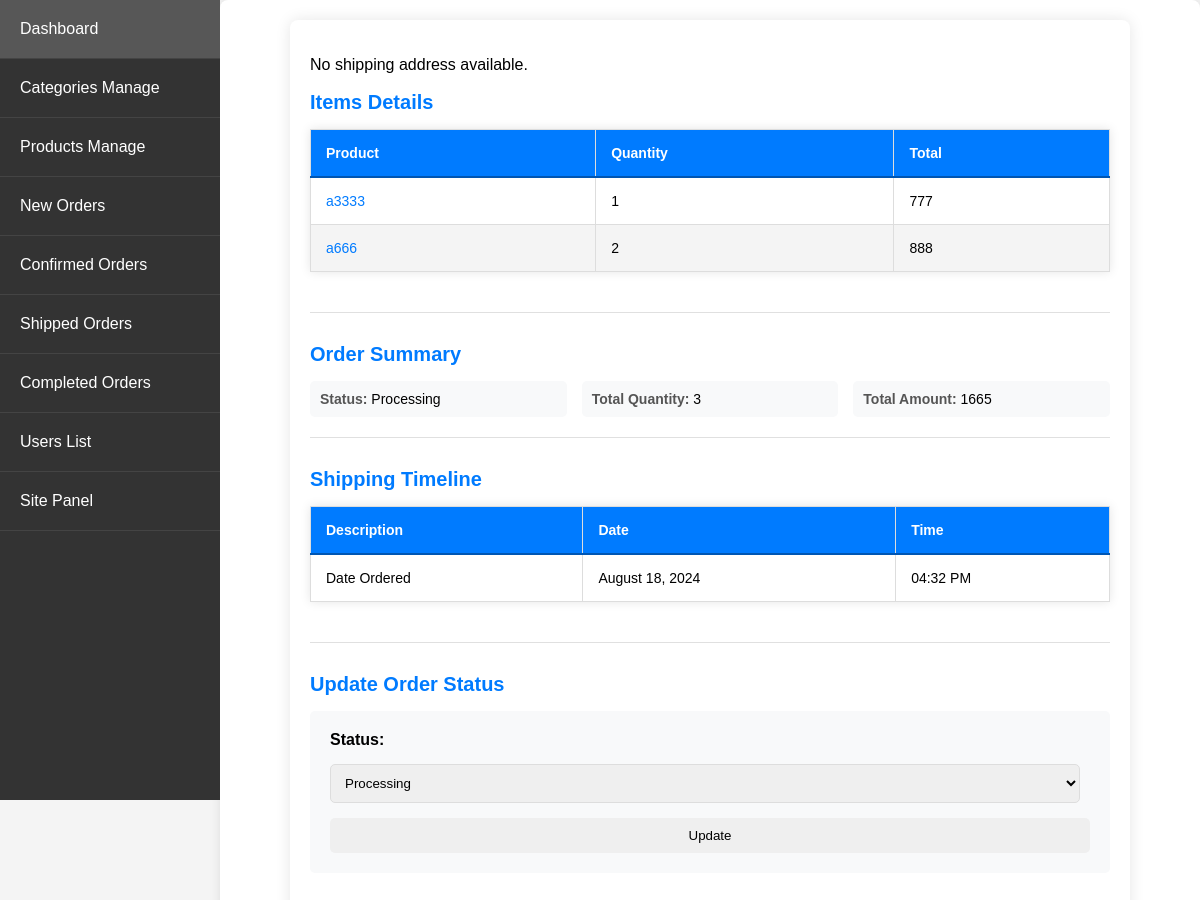
Page /admin_app/admin_app/orders/pending/101/ (signed in) on the earlier database version.
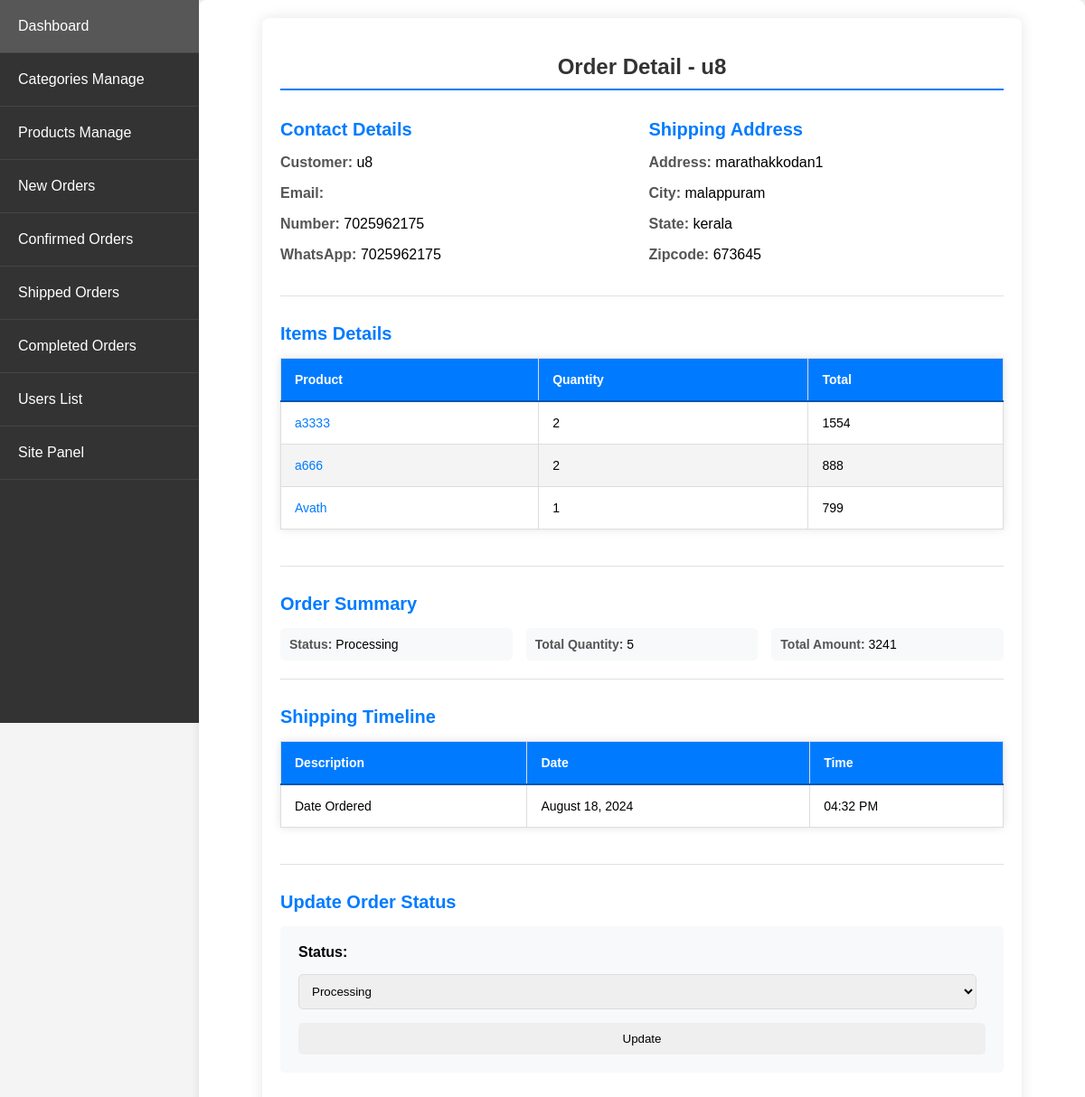
Same page on the later database version.
### store/models.py (models this page shows, shortened)
class OrderItem(models.Model):
    product = models.ForeignKey(Product, on_delete=models.SET_NULL, null=True)
    order = models.ForeignKey(Order, on_delete=models.SET_NULL, null=True)
    quantity = models.IntegerField(default=0, null=True, blank=True)
    date_added = models.DateTimeField(auto_now_add=True)
    price_at_purchase = models.DecimalField(max_digits=7, decimal_places=0, null=True, blank=True)
    @property
    def get_total(self):
        if self.price_at_purchase is None:
            self.price_at_purchase = self.product.new_price
        return self.price_at_purchase * self.quantity

class Product(models.Model):
    PRODUCT_STATUS_CHOICES = [
        ('in_stock', 'In Stock'),
        ('out_of_stock', 'Out of Stock'),
    ]
    name = models.CharField(max_length=250, unique=True)
    slug = models.SlugField(max_length=250, unique=True)
    description = models.TextField(blank=True)
    old_price = models.DecimalField(max_digits=7, blank=True, null=True, decimal_places=0)
    new_price = models.DecimalField(max_digits=7, blank=False, decimal_places=0)
    category = models.ForeignKey(Category, on_delete=models.SET_NULL, null=True)
    image_1 = models.ImageField(upload_to='product')
    image_2 = models.ImageField(upload_to='product', blank=True)
    image_3 = models.ImageField(upload_to='product', blank=True)
    video_url = models.URLField(max_length=200, blank=True)
    stock = models.IntegerField()
    status = models.CharField(max_length=20, choices=PRODUCT_STATUS_CHOICES, default='in_stock')
    active = models.BooleanField(default=True)
    new = models.BooleanField(default=True)
    created = models.DateTimeField(auto_now_add=True)
    update = models.DateField(auto_now=True)
    def get_url(self):
        return reverse('store_app:proDetail', args=[self.category.slug, self.slug])
    class Meta:
        ordering = ('name',)
        verbose_name = 'product'
        verbose_name_plural = 'products'

class Order(models.Model):
    STATUS_CHOICES = [
        ('Processing', 'Processing'),
        ('Confirmed', 'Confirmed'),
        ('Shipped', 'Shipped'),
        ('Delivered', 'Delivered')
    ]
    customer = models.ForeignKey(Customer, on_delete=models.SET_NULL, null=True, blank=True)
    date_ordered = models.DateTimeField(auto_now_add=True)
    complete = models.BooleanField(default=False)
    transaction_id = models.CharField(max_length=100, null=True)
    status = models.CharField(max_length=20, choices=STATUS_CHOICES, default='Processing')
    processing_time = models.DateTimeField(null=True, blank=True)
    confirmed_time = models.DateTimeField(null=True, blank=True)  # Add this line
    shipped_time = models.DateTimeField(null=True, blank=True)
    delivered_time = models.DateTimeField(null=True, blank=True)
    @property
    def get_cart_total(self):
        orderitems = self.orderitem_set.all()
        total = sum([item.get_total for item in orderitems])
        return total
    @property
    def get_cart_items(self):
        orderitems = self.orderitem_set.all()
        total = sum([item.quantity for item in orderitems])
        return total

class Customer(models.Model):
    user = models.OneToOneField(User, on_delete=models.CASCADE)
    name = models.CharField(max_length=200, null=True)
    contact_number = models.CharField(max_length=12, unique=True, null=True)

class ShippingAddress(models.Model):
    customer = models.ForeignKey(Customer, on_delete=models.SET_NULL, null=True)
    order = models.ForeignKey(Order, on_delete=models.SET_NULL, null=True)
    number = models.CharField(max_length=12, null=False, blank=False)
    whatsapp = models.CharField(max_length=12, null=False, blank=False)
    address = models.CharField(max_length=200, null=False)
    city = models.CharField(max_length=200, null=False)
    state = models.CharField(max_length=200, null=False)
    zipcode = models.CharField(max_length=200, null=False)
    date_added = models.DateTimeField(auto_now_add=True)

### admin_app/views.py (the view)
# urls.py: path('admin_app/orders/pending/<int:pk>/', views.order_view, name='order_view'),
@login_required
@user_passes_test(is_admin)
def order_view(request, pk):
    order = get_object_or_404(Order, pk=pk)
    shipping_address = ShippingAddress.objects.filter(order=order).first()
    if request.method == 'POST':
        new_status = request.POST.get('status')
        if new_status and new_status != order.status:
            order.status = new_status
            order.save()
        return redirect('admin_app:order_view', pk=pk)
    return render(request, 'admin_app/order_view.html', {
        'order': order,
        'shipping_address': shipping_address
    })

### admin_app/views.py (called while the page is built)
def is_admin(user):
    return user.is_superuser

### store/context_processors.py (called while the page is built)
def menu_link(request): # this function don't wanna call to work, it's defined in setting to work
    links_list = Category.objects.annotate(
        num_products=Count('product', filter=Q(product__active=True, product__stock__gt=0))
    ).filter(num_products__gt=0).order_by('name')  # Add an order_by clause here
    paginator3 = Paginator(links_list, 8)
    try:
        page = int(request.GET.get('page', '1'))
    except:
        page = 1
    try:
        links = paginator3.page(page)
    except (InvalidPage, EmptyPage):
        links = paginator3.page(paginator3.num_pages)
    return dict(links=links)

def cart_data(request):
    data = cartData(request)
    cartItems = data['cartItems']
    return {'cartItems': cartItems}

def wishlist_count(request):
    if request.user.is_authenticated:
        wishlist_count = Wishlist.objects.filter(user=request.user).count()
    else:
        cookie_data = cookieWishlist(request)
        wishlist_count = cookie_data['wishlist_count']
    return {'wishlist_count': wishlist_count}

### store/utils.py (called while the page is built)
def cartData(request):
    if request.user.is_authenticated:
        customer = request.user.customer
        order, created = Order.objects.get_or_create(customer=customer, complete=False)
        items = order.orderitem_set.all()
        cartItems = order.get_cart_items
        total_price_difference = sum((item.product.old_price - item.product.new_price if item.product.old_price else 0) * item.quantity for item in items)
    else:
        cookieData = cookieCart(request)
        cartItems = cookieData['cartItems']
        order = cookieData['order']
        items = cookieData['items']
        total_price_difference = cookieData['total_price_difference']
    return {'cartItems': cartItems, 'order': order, 'items': items, 'total_price_difference': total_price_difference}

### admin_app/templates/admin_app/order_view.html (shortened to what this page needs)
{% extends 'admin_app/base_admin.html' %}
{% block content %}
<div class="order-details">
    {% if shipping_address %}
    <section class="section">
        <h1>Order Detail - {{ order.customer.name }}</h1>
        <div class="grid">
            <div>
                <h2>Contact Details</h2>
                <p><span class="label">Customer:</span> {{ order.customer.name }}</p>
                <p><span class="label">Email:</span> {{ order.customer.email }}</p>
                <p><span class="label">Number:</span> {{ shipping_address.number }}</p>
                <p><span class="label">WhatsApp:</span> {{ shipping_address.whatsapp }}</p>
            </div>
            <div>
                <h2>Shipping Address</h2>
                <p><span class="label">Address:</span> {{ shipping_address.address }}</p>
                <p><span class="label">City:</span> {{ shipping_address.city }}</p>
                <p><span class="label">State:</span> {{ shipping_address.state }}</p>
                <p><span class="label">Zipcode:</span> {{ shipping_address.zipcode }}</p>
            </div>
        </div>
    </section>
    {% else %}
    <p>No shipping address available.</p>
    {% endif %}
    <div class="section">
        <h2>Items Details</h2>
        <table>
            <thead>
                <tr>
                    <th>Product</th>
                    <th>Quantity</th>
                    <th>Total</th>
                </tr>
            </thead>
            <tbody>
                {% for item in order.orderitem_set.all %}
                <tr>
                    <td><a href="{{ item.product.get_url }}">{{ item.product.name }}</a></td>
                    <td>{{ item.quantity }}</td>
                    <td>{{ item.get_total }}</td>
                </tr>
                {% endfor %}
            </tbody>
        </table>
    </div>
    <div class="section">
        <h2>Order Summary</h2>
        <div class="info-grid">
            <div class="info-item">
                <p><strong>Status:</strong> {{ order.status }}</p>
            </div>
            <div class="info-item">
                <p><strong>Total Quantity:</strong> {{ order.get_cart_items }}</p>
            </div>
            <div class="info-item">
                <p><strong>Total Amount:</strong> {{ order.get_cart_total }}</p>
            </div>
        </div>
    </div>
    <div class="section">
        <h2>Shipping Timeline</h2>
        <table>
            <thead>
                <tr>
                    <th>Description</th>
                    <th>Date</th>
                    <th>Time</th>
                </tr>
            </thead>
            <tbody>
                <tr>
                    <td>Date Ordered</td>
                    <td>{{ order.date_ordered|date:"F d, Y" }}</td>
                    <td>{{ order.date_ordered|date:"h:i A" }}</td>
                </tr>
            </tbody>
        </table>
    </div>
    {% if order.status != 'Delivered' %}
    <div class="section">
        <h2>Update Order Status</h2>
        <form method="post" class="update-form">
            <label for="status">Status:</label>
            <select id="status" name="status">
                {% for choice in order.STATUS_CHOICES %}
                    <option value="{{ choice.0 }}" {% if order.status == choice.0 %}selected{% endif %}>{{ choice.1 }}</option>
                {% endfor %}
            </select>
            <button type="submit">Update</button>
        </form>
    </div>
    {% else %}
    <div class="section">
        <h2>Order Completed</h2>
    </div>
    {% endif %}
</div>
{% endblock %}

### admin_app/templates/admin_app/base_admin.html (shortened to what this page needs)
{% load static %}
<!DOCTYPE html>
<html lang="en">
<head>
    <link rel="stylesheet" href="{% static 'CSS/admin_dashboard.css' %}">
</head>
<body>
    <div class="wrapper">
        <ul class="sidebar">
            <li style="padding: 0px;" class="{% if request.resolver_match.url_name == 'dashboard' %}active{% endif %}">
                <a style="padding: 20px;" href="{% url 'admin_app:dashboard' %}">Dashboard</a>
            </li>
            <li style="padding: 0px;" class="{% if request.resolver_match.url_name == 'category_list' %}active{% endif %}">
                <a style="padding: 20px;" href="{% url 'admin_app:category_list' %}">Categories Manage</a>
            </li>
            <li style="padding: 0px;" class="{% if request.resolver_match.url_name == 'product_list' %}active{% endif %}">
                <a style="padding: 20px;" href="{% url 'admin_app:product_list' %}">Products Manage</a>
            </li>
            <li style="padding: 0px;" class="{% if request.resolver_match.url_name == 'processing_orders' %}active{% endif %}">
                <a style="padding: 20px;" href="{% url 'admin_app:processing_orders' %}">New Orders</a>
            </li>
            <li style="padding: 0px;" class="{% if request.resolver_match.url_name == 'confirmed_orders' %}active{% endif %}">
                <a style="padding: 20px;" href="{% url 'admin_app:confirmed_orders' %}">Confirmed Orders</a>
            </li>
            <li style="padding: 0px;" class="{% if request.resolver_match.url_name == 'shipped_orders' %}active{% endif %}">
                <a style="padding: 20px;" href="{% url 'admin_app:shipped_orders' %}">Shipped Orders</a>
            </li>
            <li style="padding: 0px;" class="{% if request.resolver_match.url_name == 'completed_orders' %}active{% endif %}">
                <a style="padding: 20px;" href="{% url 'admin_app:completed_orders' %}">Completed Orders</a>
            </li>
            <li style="padding: 0px;" class="{% if request.resolver_match.url_name == 'users_list' %}active{% endif %}">
                <a style="padding: 20px;" href="{% url 'admin_app:users_list' %}">Users List</a>
            </li>
            <li style="padding: 0px;">
                <a style="padding: 20px;" href="{% url 'store_app:allProdCat' %}">Site Panel</a>
            </li>
        </ul>
        <div class="container">
            {% block content %}
            {% endblock %}
        </div>
    </div>
</body>
</html>

### static/CSS/admin_dashboard.css (style rules this page uses)
body { font-family: Arial, sans-serif; background-color: #f4f4f4; margin: 0; padding: 0; }
.wrapper { display: flex; }
.sidebar { width: 220px; background-color: #333; padding: 0; margin: 0; list-style: none; height: 100vh; position: fixed; top: 0; left: 0; overflow-y: auto; }
.sidebar li { border-bottom: 1px solid #444; }
.sidebar a { display: block; color: white; text-decoration: none; padding: 15px 20px; transition: background 0.3s; }
.container { margin-left: 220px; padding: 20px; width: calc(100% - 220px); box-sizing: border-box; background: #fff; box-shadow: 0 0 10px rgba(0, 0, 0, 0.1); border-radius: 8px; }
h1 { text-align: center; color: #333; margin-bottom: 20px; }
table { width: 100%; border-collapse: collapse; margin-bottom: 20px; box-shadow: 0 0 10px rgba(0, 0, 0, 0.1); }
thead { background: #007bff; color: #fff; }
thead th { padding: 15px; text-align: left; border-bottom: 2px solid #0056b3; }
tbody tr:nth-child(even) { background: #f4f4f4; }
td, th { padding: 15px; border: 1px solid #ddd; }
td a { color: #007bff; text-decoration: none; transition: color 0.3s; }
button { display: inline-block; padding: 10px 20px; border: none; border-radius: 5px; cursor: pointer; transition: background 0.3s; }
form { display: flex; flex-direction: column; gap: 15px; }
form label { font-weight: bold; }
form input, form select, form textarea { padding: 10px; border: 1px solid #ddd; border-radius: 5px; box-sizing: border-box; }

### admin_app/templates/admin_app/order_view.html (style rules this page uses)
.order-details { max-width: 800px; margin: 0 auto; padding: 20px; background-color: #ffffff; box-shadow: 0 0 15px rgba(0, 0, 0, 0.1); border-radius: 8px; }
.section { margin-bottom: 30px; border-bottom: 1px solid #e0e0e0; padding-bottom: 20px; }
.section:last-child { border-bottom: none; }
h1, h2 { color: #333; margin-bottom: 15px; }
h1 { font-size: 24px; border-bottom: 2px solid #007bff; padding-bottom: 10px; }
h2 { font-size: 20px; color: #007bff; }
.info-grid { display: grid; grid-template-columns: repeat(auto-fit, minmax(200px, 1fr)); gap: 15px; }
.info-item { background-color: #f8f9fa; padding: 10px; border-radius: 5px; }
.info-item p { margin: 0; font-size: 14px; }
.info-item strong { color: #555; }
table { font-size: 14px; }
.update-form { background-color: #f8f9fa; padding: 20px; border-radius: 5px; }
.update-form select { margin-right: 10px; }
.grid { display: grid; grid-template-columns: repeat(auto-fit, minmax(200px, 1fr)); gap: 15px; }
.label { font-weight: bold; color: #555; }

Differences in the rows shown:
changed Order "Processing": customer.name (not shown) → "u8"; get_cart_items "3" → "5"; get_cart_total "1665" → "3241"
added ShippingAddress: number "7025962175", whatsapp "7025962175", address "marathakkodan1", city "malappuram", state "kerala", zipcode "673645"
changed OrderItem (number 1 of 3 on the later page): quantity "1" → "2"; get_total "777" → "1554"
added OrderItem: product.name "Avath", quantity "1", get_total "799"
Other differences:
text no longer shown: "No shipping address available."
text now shown: "Order Detail - Contact Details Customer: Email: Number: WhatsApp: Shipping Address Address: City: State: Zipcode:"
